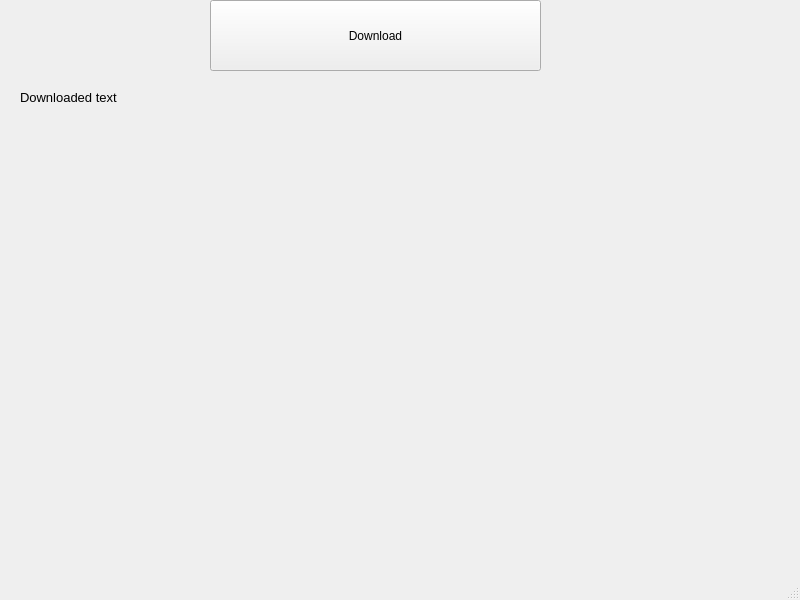
<?xml version="1.0" encoding="UTF-8"?>
<ui version="4.0">
 <class>MainWindow</class>
 <widget class="QMainWindow" name="MainWindow">
  <property name="geometry">
   <rect>
    <x>0</x>
    <y>0</y>
    <width>800</width>
    <height>600</height>
   </rect>
  </property>
  <property name="windowTitle">
   <string>MainWindow</string>
  </property>
  <widget class="QWidget" name="centralwidget">
   <widget class="QPushButton" name="pushButton">
    <property name="geometry">
     <rect>
      <x>210</x>
      <y>0</y>
      <width>331</width>
      <height>71</height>
     </rect>
    </property>
    <property name="text">
     <string>Download</string>
    </property>
   </widget>
   <widget class="QLabel" name="label">
    <property name="geometry">
     <rect>
      <x>20</x>
      <y>90</y>
      <width>741</width>
      <height>441</height>
     </rect>
    </property>
    <property name="font">
     <font>
      <pointsize>10</pointsize>
     </font>
    </property>
    <property name="text">
     <string>Downloaded text</string>
    </property>
    <property name="alignment">
     <set>Qt::AlignLeading|Qt::AlignLeft|Qt::AlignTop</set>
    </property>
    <property name="wordWrap">
     <bool>true</bool>
    </property>
   </widget>
  </widget>
  <widget class="QMenuBar" name="menubar">
   <property name="geometry">
    <rect>
     <x>0</x>
     <y>0</y>
     <width>800</width>
     <height>22</height>
    </rect>
   </property>
  </widget>
  <widget class="QStatusBar" name="statusbar"/>
 </widget>
 <resources/>
 <connections/>
</ui>
